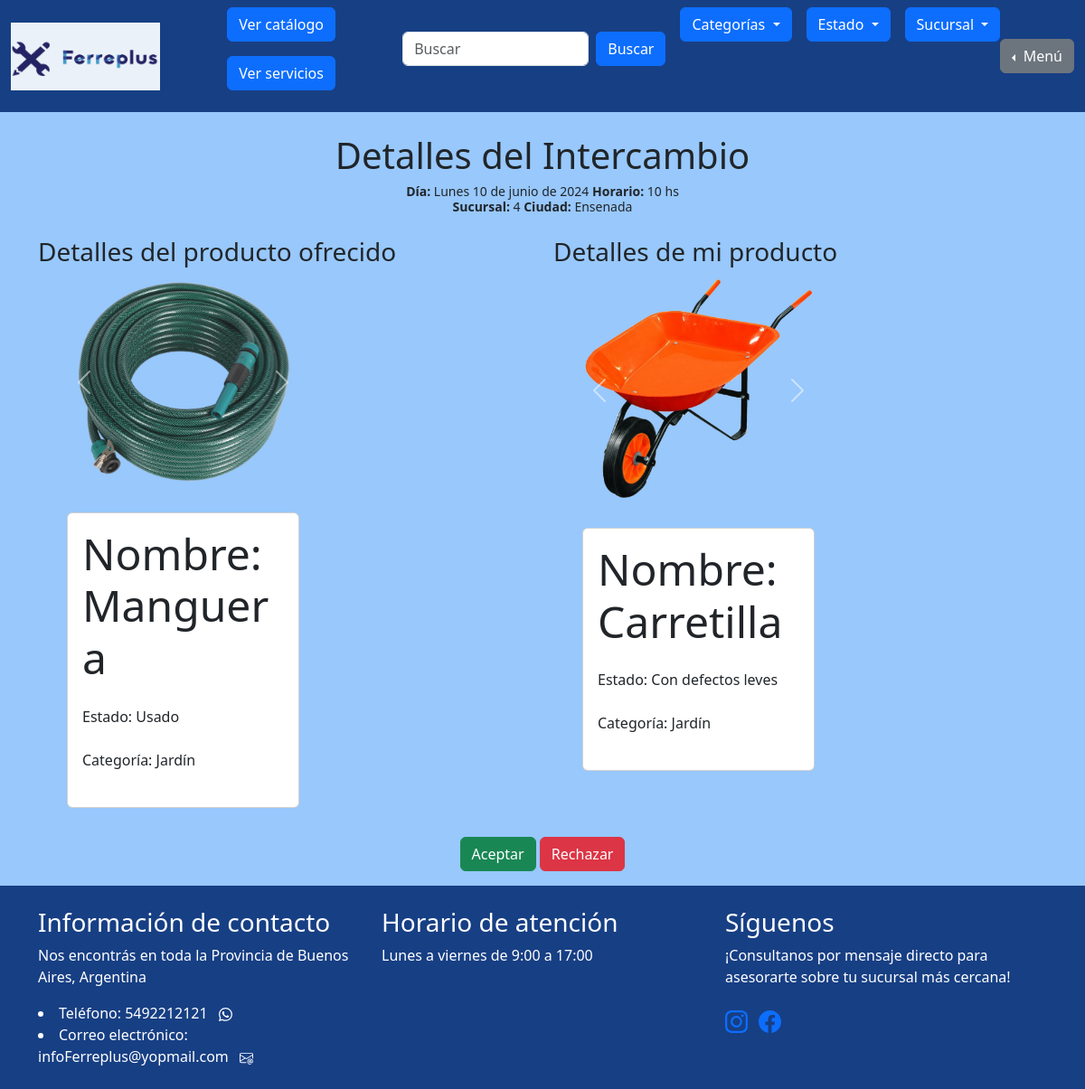
/intercambiar_producto/ver_detalle/62/ (signed in), run on the app's committed database.
### intercambiar_producto/models.py (models this page shows, shortened)
class Intercambio(models.Model):
    ESTADOS = (
        ('pendiente', 'Pendiente'),
        ('aceptado', 'Aceptado'),
        ('rechazado', 'Rechazado'),
        ('realizado', 'Realizado'),
        ('cancelado', 'Cancelado'),
        ('ausente', 'Ausente'),
    )
    producto_solicitante = models.ForeignKey(Producto, related_name='intercambios_solicitados', on_delete=models.CASCADE)
    producto_receptor = models.ForeignKey(Producto, related_name='intercambios_recibidos', on_delete=models.CASCADE)
    cliente_solicitante = models.ForeignKey(User, related_name='solicitudes_realizadas', on_delete=models.CASCADE)
    cliente_receptor = models.ForeignKey(User, related_name='solicitudes_recibidas', on_delete=models.CASCADE)
    estado = models.CharField(max_length=10, choices=ESTADOS, default='pendiente')
    fecha_solicitud = models.DateTimeField(auto_now_add=True)
    dia = models.CharField(max_length=20, blank=True)
    fecha = models.DateField(null=True, blank=True)
    horario = models.IntegerField()
    venta_realizada = models.BooleanField(null=True, blank=True, default=None)

### mis_productos/models.py (models this page shows, shortened)
class Producto(models.Model):
    id = models.AutoField(primary_key=True)
    cliente = models.ForeignKey(User, on_delete=models.CASCADE)
    nombre = models.CharField(max_length=100)
    estado = models.CharField(max_length=100)
    categoria = models.CharField(max_length=100)
    dias = models.CharField(max_length=100, default="")
    horario_inicio = models.CharField(max_length=100)
    horario_fin = models.CharField(max_length=100)
    sucursal = models.ForeignKey(Sucursal, on_delete=models.SET_NULL, null=True)
    imagen_principal = models.ImageField(upload_to='imagenes/')
    imagen_extra1 = models.ImageField(upload_to='imagenes/', blank=True, null=True)
    imagen_extra2 = models.ImageField(upload_to='imagenes/', blank=True, null=True)
    imagen_extra3 = models.ImageField(upload_to='imagenes/', blank=True, null=True)
    slug = models.SlugField(null=True, blank=True)
    visible = models.BooleanField(default=True)

### gestion_de_sucursales/models.py (models this page shows)
class Sucursal(models.Model):
    nombre = models.CharField(max_length=200, primary_key=True)
    ciudad = models.CharField(max_length=200, null=False)
    def __str__(self):
        return self.nombre

### iniciar_sesion/decoradores.py (the view)
    def wrapper_func(request, *args, **kwargs):
        if request.user.is_authenticated and not request.user.is_staff and not request.user.is_superuser :
            return view_func(request, *args, **kwargs)
        else:
            return redirect("homepage")

### iniciar_sesion/decoradores.py (called while the page is built)
def soy_cliente(view_func):
    def wrapper_func(request, *args, **kwargs):
        if request.user.is_authenticated and not request.user.is_staff and not request.user.is_superuser :
            return view_func(request, *args, **kwargs)
        else:
            return redirect("homepage")
    return wrapper_func

### intercambiar_producto/views.py (called while the page is built, shortened)
@soy_cliente
def detalle_intercambio(request, solicitud_id):
    solicitud = Intercambio.objects.get(id=solicitud_id)
    context = {
        'solicitud': solicitud
    }
    return render(request, 'intercambiar_producto/ver_detalle.html', context)

### project/context_processors.py (called while the page is built)
def agregar_datos_a_contexto(request):
    sucursales = Sucursal.objects.all()
    estados_list = ["Nuevo - Sin uso", "Usado", "Restaurado", "Para reparar", "Para piezas", "Con defectos leves"]
    categorias_list = ["Herramientas", "Construcción", "Ferretería general", "Electricidad", "Fontanería", "Jardín"]
    return {
        'sucursales': sucursales,
        'estados_list': estados_list,
        'categorias_list': categorias_list,
    }

### intercambiar_producto/templates/intercambiar_producto/ver_detalle.html (shortened to what this page needs)
{% extends "homepage/base.html" %}
{% block content %}
<div class="container">
  <h1 class="text-center">Detalles del Intercambio</h1>
  <div class="mb-4 text-center">
    <h6 class="small">
        <strong>Día:</strong> {{ solicitud.dia }} {{ solicitud.fecha }}<strong> Horario:</strong> {{ solicitud.horario }} hs <br>
        <strong>Sucursal:</strong> {{ solicitud.producto_solicitante.sucursal }} <strong>Ciudad:</strong> {{ solicitud.producto_solicitante.sucursal.ciudad }} <br>
    </h6>
    </div>
  <div class="row">
    <div class="col-md-6">
      <h3>Detalles del producto ofrecido</h3>
      <ul>
        <div class="col-md-6">
            <div id="carouselExample" class="carousel slide mb-4">
                <div class="carousel-inner">
                    <div class="carousel-item active">
                        <img src="{{ solicitud.producto_solicitante.imagen_principal.url }}" class="d-block w-100" alt="...">
                    </div>
                </div>
                <button class="carousel-control-prev" type="button" data-bs-target="#carouselExample" data-bs-slide="prev">
                    <span class="carousel-control-prev-icon" aria-hidden="true"></span>
                </button>
                <button class="carousel-control-next" type="button" data-bs-target="#carouselExample" data-bs-slide="next">
                    <span class="carousel-control-next-icon" aria-hidden="true"></span>
                </button>
            </div>
            <div class="card">
                <div class="card-body">
                    <div class="mb-4">
                        <h5 class="display-5">Nombre: {{ solicitud.producto_solicitante.nombre }}</h5>
                    </div>
                    <div class="mb-4">
                        <h8 class="display-8">Estado: {{ solicitud.producto_solicitante.estado }}</h8>
                    </div>
                    <div class="mb-4">
                        <h8 class="display-8">Categoría: {{ solicitud.producto_solicitante.categoria }}</h8>
                    </div>
                </div>
            </div>
        </div>
      </ul>
    </div>
    <div class="col-md-6">
      <h3>Detalles de mi producto </h3>
      <ul>
        <div class="col-md-6">
            <div id="carouselExample" class="carousel slide mb-4">
                <div class="carousel-inner">
                    <div class="carousel-item active">
                        <img src="{{ solicitud.producto_receptor.imagen_principal.url }}" class="d-block w-100" alt="...">
                    </div>
                </div>
                <button class="carousel-control-prev" type="button" data-bs-target="#carouselExample" data-bs-slide="prev">
                    <span class="carousel-control-prev-icon" aria-hidden="true"></span>
                </button>
                <button class="carousel-control-next" type="button" data-bs-target="#carouselExample" data-bs-slide="next">
                    <span class="carousel-control-next-icon" aria-hidden="true"></span>
                </button>
            </div>
            <div class="card">
                <div class="card-body">
                    <div class="mb-4">
                        <h5 class="display-5">Nombre: {{ solicitud.producto_receptor.nombre }}</h5>
                    </div>
                    <div class="mb-4">
                        <h8 class="display-8">Estado: {{ solicitud.producto_receptor.estado }}</h8>
                    </div>
                    <div class="mb-4">
                        <h8 class="display-8">Categoría: {{ solicitud.producto_receptor.categoria }}</h8>
                    </div>
                </div>
            </div>
        </div>
      </ul>
    </div>
  </div>
  <div class="text-center">
    {% if solicitud.estado == 'pendiente' %}
      <form method="post">
        <button type="submit" name="accion" value="aceptar" class="btn btn-success" onclick="return confirm('¿Estás seguro de que deseas Aceptar esta solicitud?')">Aceptar</button>
        <button type="submit" name="accion" value="rechazar" class="btn btn-danger" onclick="return confirm('¿Estás seguro de que deseas Rechazar esta solicitud?')">Rechazar</button>
      </form>
    {% endif %}
  </div>
</div>
{% endblock %}

### homepage/templates/homepage/base.html (style rules this page uses)
body { background-color: #98C8FC; }
body { min-height: 100vh; display: flex; flex-direction: column; }

### data on the page
Intercambio: dia "Lunes", fecha "10 de junio de 2024", horario "10", producto_solicitante.sucursal "4", producto_solicitante.sucursal.ciudad "Ensenada", producto_solicitante.imagen_principal (picture), producto_solicitante.nombre "Manguera", producto_solicitante.estado "Usado", producto_solicitante.categoria "Jardín", producto_receptor.imagen_principal (picture), producto_receptor.nombre "Carretilla", producto_receptor.estado "Con defectos leves", producto_receptor.categoria "Jardín"
